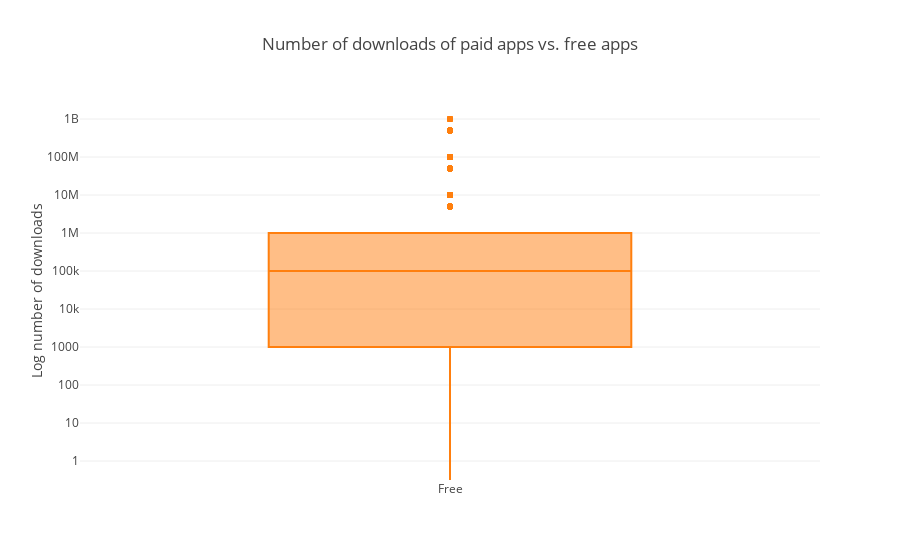

Here is the notebook cell this chart was saved with:
### Markdown cell above
## 9. Popularity of paid apps vs free apps
<p>For apps in the Play Store today, there are five types of pricing strategies: free, freemium, paid, paymium, and subscription. Let's focus on free and paid apps only. Some characteristics of free apps are:</p>
<ul>
<li>Free to download.</li>
<li>Main source of income often comes from advertisements.</li>
<li>Often created by companies that have other products and the app serves as an extension of those products.</li>
<li>Can serve as a tool for customer retention, communication, and customer service.</li>
</ul>
<p>Some characteristics of paid apps are:</p>
<ul>
<li>Users are asked to pay once for the app to download and use it.</li>
<li>The user can't really get a feel for the app before buying it.</li>
</ul>
<p>Are paid apps installed as much as free apps? It turns out that paid apps have a relatively lower number of installs than free apps, though the difference is not as stark as I would have expected!</p>

### Code cell
trace0 = go.Box(
    # Data for paid apps
    y = apps[apps['Type'] == 'paid']['Installs'],
    name = 'Paid'
)

trace1 = go.Box(
    # Data for free apps
    y = apps[apps['Type'] == 'Free']['Installs'],
    name = 'Free'
)

layout = go.Layout(
    title = "Number of downloads of paid apps vs. free apps",
    yaxis = dict(title = "Log number of downloads",
                type = 'log',
                autorange = True)
)

# Add trace0 and trace1 to a list for plotting
data = [trace0, trace1]
plotly.offline.iplot({'data': data, 'layout': layout})

### Figure 1 — Plotly figure (JSON) as saved in the notebook; plotly's stock layout.template omitted (floating-point values rounded to 4 significant figures; data arrays with more than 128 entries replaced by an {"elided": "..."} marker saying what was removed)
{"data": [{"name": "Paid", "type": "box", "uid": "aec5468c-a721-4ef9-84c1-f4ff7233470e", "y": []}, {"name": "Free", "type": "box", "uid": "dafb4ee5-f22f-4965-a291-afd9fc81d81e", "y": {"elided": "8903 int values"}}], "layout": {"title": "Number of downloads of paid apps vs. free apps", "yaxis": {"autorange": true, "title": "Log number of downloads", "type": "log"}}}
